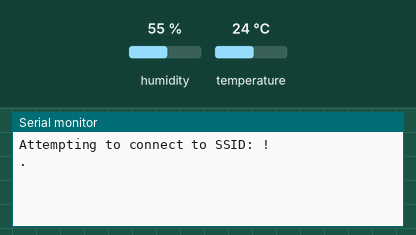
Recording of a sketch running on a simulated ESP8266 (NodeMCU). Parts: the last lines printed to the serial monitor. The inputs (shaded band) are chosen by the test bench; at power-on: humidity 55 %, temperature 24 °C. WiFi joins after 1.5 s; servers stay silent unless stated.

Above: at 1.2 s.
1.3 s: humidity set to 22 %
At 5.21 s:
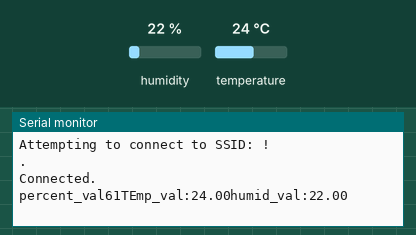
At 6.1 s:
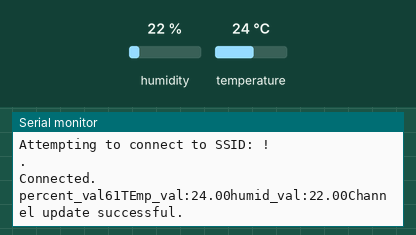

Measured:
- after the input at 1.3 s, the serial monitor: prints a new line after 3.7 s (image 1)

The sketch:

ifp_final.ino
```cpp
#include "ThingSpeak.h"
#include <ESP8266WiFi.h>
#include "DHT.h"
DHT dht;
//----------------  Fill in your credentails   ---------------------
char ssid[] = "OnePlus 3T";             // your network SSID (name)
char pass[] = "sai12345";         // your network password
unsigned long myChannelNumber =  817389;  // Replace the 0 with your channel number
const char * myWriteAPIKey = "5EDCKABTH1VIZ0U3";    // Paste your ThingSpeak Write API Key between the quotes
//------------------------------------------------------------------

WiFiClient  client;
//int number = 1;
 int sensorvalue,percentval;
void setup() {
  //Initialize serial and wait for port to open:
  dht.setup(D3);
  Serial.begin(9600);
  while (!Serial) {
   Serial.print(",") ; // wait for serial port to connect. Needed for native USB port only
  }

  WiFi.mode(WIFI_STA);
  ThingSpeak.begin(client);

}

void loop() {

  // Connect or reconnect to WiFi
  if(WiFi.status() != WL_CONNECTED){
    Serial.print("Attempting to connect to SSID: ");
    Serial.println("!");
    while(WiFi.status() != WL_CONNECTED){
      WiFi.begin(ssid, pass);
      Serial.print(".");
      delay(5000);
    }
    Serial.println("\nConnected.");
  }
  sensorvalue = analogRead(A0);
  percentval = map(sensorvalue,1023,200,0,100);
  float humid = dht.getHumidity();/* Get humidity value */
  float temp = dht.getTemperature();
  //percentval=25;
  // Write to ThingSpeak. There are up to 8 fields in a channel, allowing you to store up to 8 different
  // pieces of information in a channel.  Here, we write to field 1.
  Serial.print("percent_val");
  Serial.print(percentval);
  Serial.print("TEmp_val:");
  Serial.print(temp);
   Serial.print("humid_val:");
  Serial.print(humid);
  ThingSpeak.setField(1, (float)percentval);
  ThingSpeak.setField(2, (float)temp);
ThingSpeak.setField(3, (float)humid);
int x=ThingSpeak.writeFields(myChannelNumber, myWriteAPIKey);
 /* int x = ThingSpeak.writeField(myChannelNumber, 1, percentval, myWriteAPIKey);
  int y= ThingSpeak.writeField(myChannelNumber, 2, temp, myWriteAPIKey);
   int z= ThingSpeak.writeField(myChannelNumber, 3, humid, myWriteAPIKey); */
  if(x == 200){
    Serial.println("Channel update successful.");
  }
  else{
    Serial.println("Problem updating channel. HTTP error code " + String(x));
  }
  delay(20000); // Wait 20 seconds before sending a new value
}
```
